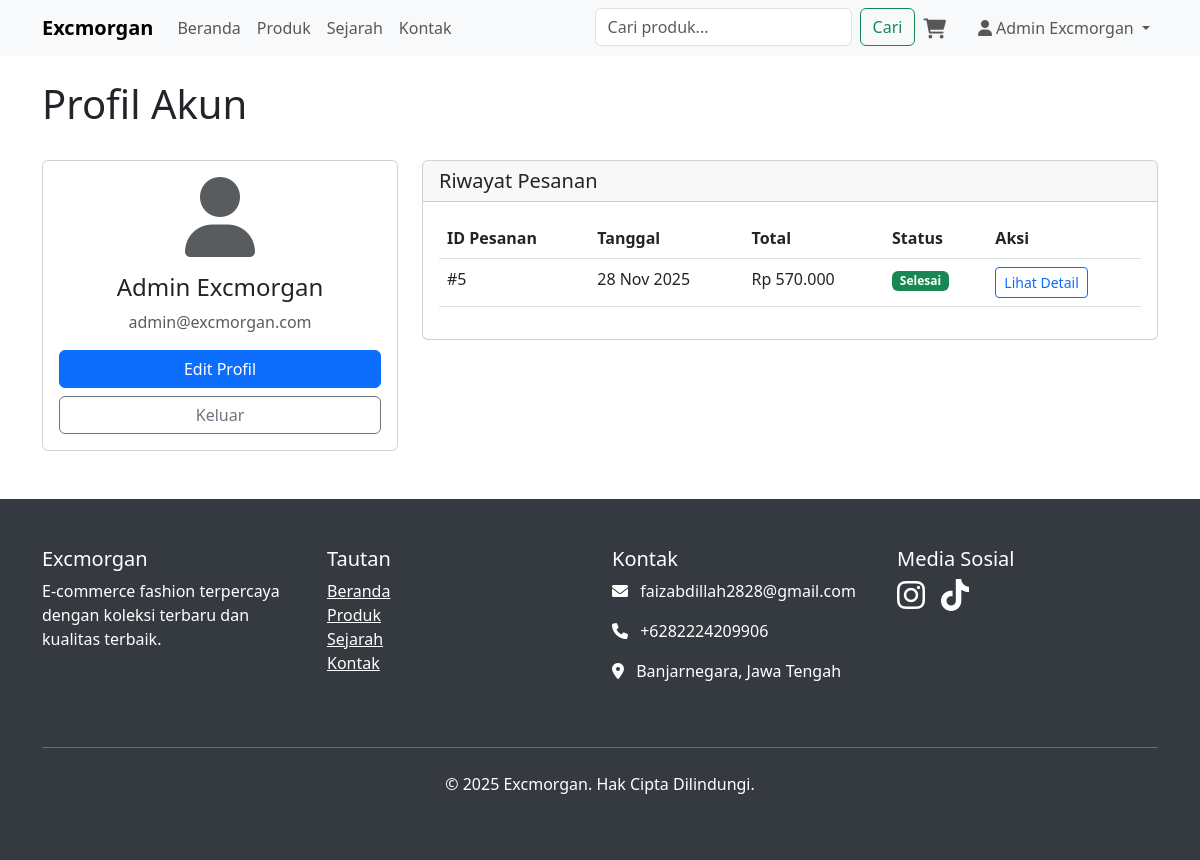
The app's page /account.php (signed in) with its own data.
### tables this page shows
CREATE TABLE `users` (
  `id` int(11) NOT NULL,
  `name` varchar(255) NOT NULL,
  `email` varchar(255) NOT NULL,
  `password` varchar(255) NOT NULL,
  `is_admin` tinyint(1) DEFAULT 0,
  `created_at` timestamp NOT NULL DEFAULT current_timestamp(),
  `updated_at` timestamp NOT NULL DEFAULT current_timestamp() ON UPDATE current_timestamp()
);

CREATE TABLE `orders` (
  `id` int(11) NOT NULL,
  `user_id` int(11) NOT NULL,
  `total_amount` decimal(10,2) NOT NULL,
  `status` enum('Diproses','Dikirim','Selesai','Dibatalkan') DEFAULT 'Diproses',
  `shipping_address` text NOT NULL,
  `payment_method` varchar(50) NOT NULL,
  `created_at` timestamp NOT NULL DEFAULT current_timestamp(),
  `updated_at` timestamp NOT NULL DEFAULT current_timestamp() ON UPDATE current_timestamp()
);

### config/functions.php (called while the page is built, shortened)
<?php
require_once 'database.php';
function getUserOrders($user_id) {
    global $pdo;
    $stmt = $pdo->prepare("SELECT * FROM orders WHERE user_id = :user_id ORDER BY created_at DESC");
    $stmt->bindParam(':user_id', $user_id);
    $stmt->execute();
    return $stmt->fetchAll(PDO::FETCH_ASSOC);
}
?>

### account.php (the view, shortened to what this page needs)
<?php
require_once 'config/functions.php';
$user_id = $_SESSION['user_id'];
$stmt = $pdo->prepare("SELECT * FROM users WHERE id = :id");
$stmt->bindParam(':id', $user_id);
$stmt->execute();
$user = $stmt->fetch();
$orders = getUserOrders($user_id);
?>
<div class="d-flex justify-content-between align-items-center mb-4">
    <h1>Profil Akun</h1>
</div>
<div class="row">
    <div class="col-md-4">
        <div class="card">
            <div class="card-body text-center">
                <div class="mb-3">
                    <i class="fas fa-user fa-5x text-muted"></i>
                </div>
                <h4><?php echo htmlspecialchars($user['name']); ?></h4>
                <p class="text-muted"><?php echo htmlspecialchars($user['email']); ?></p>
                <div class="d-grid gap-2">
                    <a href="edit_profile.php" class="btn btn-primary">Edit Profil</a>
                    <a href="logout.php" class="btn btn-outline-secondary">Keluar</a>
                </div>
            </div>
        </div>
    </div>
    <div class="col-md-8">
        <div class="card">
            <div class="card-header">
                <h5 class="card-title mb-0">Riwayat Pesanan</h5>
            </div>
            <div class="card-body">
                <?php if (count($orders) > 0): ?>
                    <div class="table-responsive">
                        <table class="table">
                            <thead>
                                <tr>
                                    <th>ID Pesanan</th>
                                    <th>Tanggal</th>
                                    <th>Total</th>
                                    <th>Status</th>
                                    <th>Aksi</th>
                                </tr>
                            </thead>
                            <tbody>
                                <?php foreach ($orders as $order): ?>
                                    <tr>
                                        <td>#<?php echo $order['id']; ?></td>
                                        <td><?php echo date('d M Y', strtotime($order['created_at'])); ?></td>
                                        <td>Rp <?php echo number_format($order['total_amount'], 0, ',', '.'); ?></td>
                                        <td>
                                            <span class="badge
                                                <?php
                                                switch($order['status']) {
                                                    case 'Selesai': echo 'bg-success'; break;
                                                }
                                                ?>">
                                                <?php echo $order['status']; ?>
                                            </span>
                                        </td>
                                        <td>
                                            <a href="order_detail.php?id=<?php echo $order['id']; ?>" class="btn btn-sm btn-outline-primary">Lihat Detail</a>
                                        </td>
                                    </tr>
                                <?php endforeach; ?>
                            </tbody>
                        </table>
                    </div>
                <?php else: ?>
                    <p>Anda belum memiliki riwayat pesanan.</p>
                <?php endif; ?>
            </div>
        </div>
    </div>
</div>
<?php
include 'includes/layout.php';
?>

### records on screen
users: name "Admin Excmorgan", email "admin@excmorgan.com"
orders: id "5", created_at "28 Nov 2025", total_amount "570.000", status "Selesai"

### other values on screen
$_SESSION['user_name'] "Admin Excmorgan"
$site_settings['contact_email'] "faizabdillah2828@gmail.com"
$site_settings['contact_phone'] "+6282224209906"
$site_settings['address'] "Banjarnegara, Jawa Tengah"
